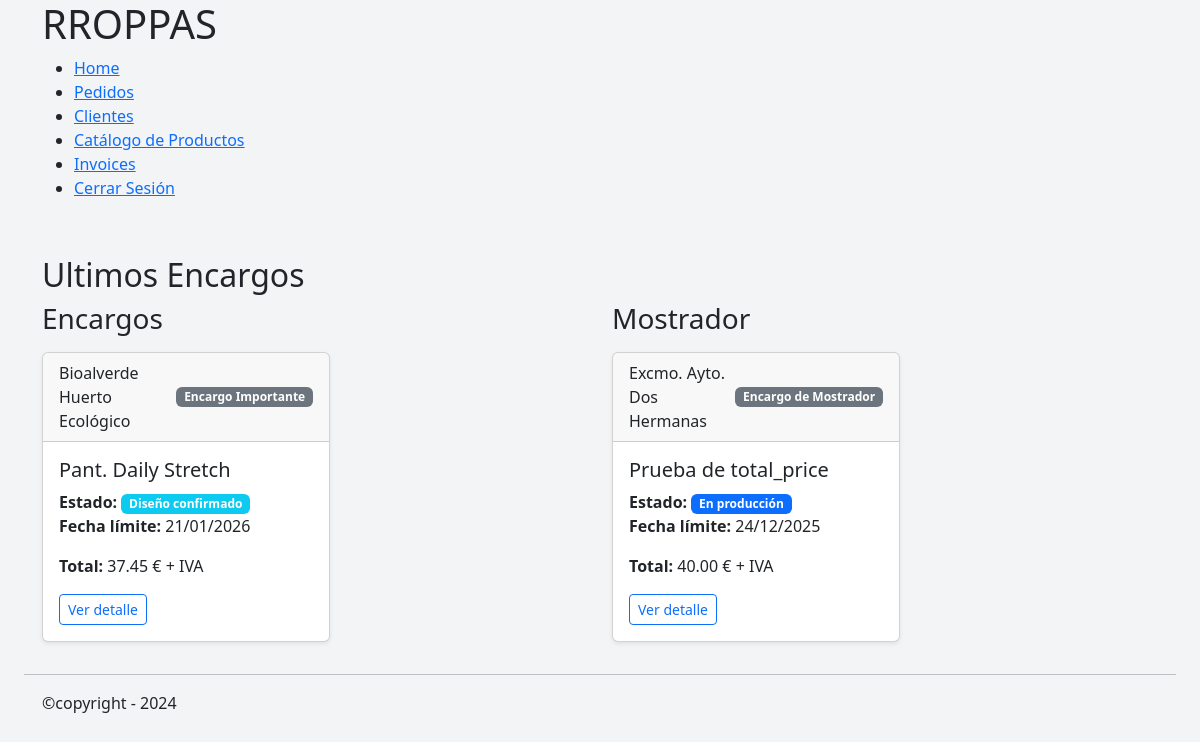
/home/ (signed in), run on an earlier commit of the app's database.
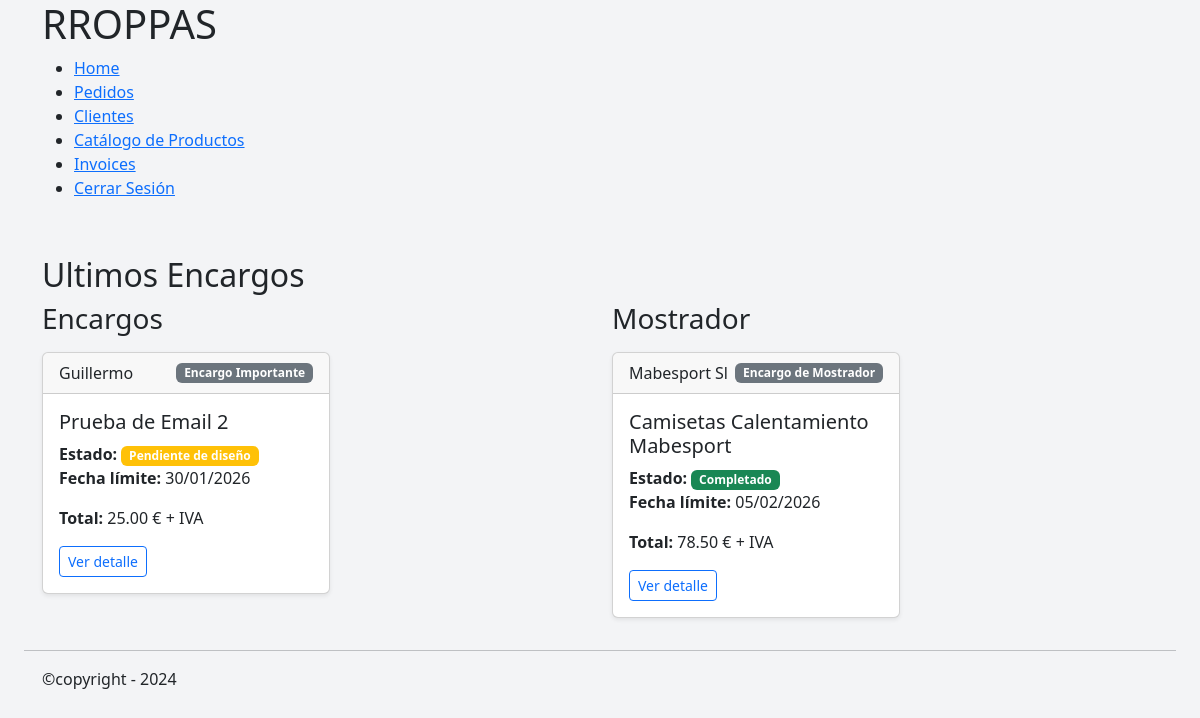
And on a later commit of the database.
### orders/models.py (models this page shows, shortened)
class Order(models.Model):
    class OrderStatus(models.TextChoices):
        RECEIVED = "RECEIVED", "Recibido"
        PENDING_DESIGN = "PENDING_DESIGN", "Pendiente de diseño"
        DESIGN_READY = "DESIGN_READY", "Diseño confirmado"
        IN_PRODUCTION = "IN_PRODUCTION", "En producción"
        COMPLETED = "COMPLETED", "Completado"
        DELIVERED = "DELIVERED", "Entregado"
        CANCELLED = "CANCELLED", "Cancelado"
    class OrderType(models.TextChoices):
        LARGE = 'LARGE', 'Encargo Importante'
        SMALL = 'SMALL', 'Encargo de Mostrador'
    client = models.ForeignKey(
        Client,
        on_delete=models.PROTECT,
        related_name='orders',
    )
    title = models.CharField(
        max_length=50,
        help_text='Descripcion corta del Pedido',
        verbose_name='Nombre',
    )
    status = models.CharField(
        verbose_name='Estado',
        choices=OrderStatus,
        default=OrderStatus.PENDING_DESIGN,
    )
    order_type =models.CharField(
        verbose_name='Tipo de pedido',
        choices=OrderType,
    )
    notes = models.TextField(blank=True, null=True)
    delivery_date = models.DateField(blank=True, null=True)
    created_at = models.DateTimeField(auto_now_add=True)
    updated_at = models.DateTimeField(auto_now=True)
    def total_price(self):
        return sum(
            item.unit_price * item.quantity
            for item in self.items.all()
        )
    def status_color(self):
        return {
            self.OrderStatus.RECEIVED: 'secondary',
            self.OrderStatus.PENDING_DESIGN: 'warning',
            self.OrderStatus.DESIGN_READY: 'info',
            self.OrderStatus.IN_PRODUCTION: 'primary',
            self.OrderStatus.COMPLETED: 'success',
            self.OrderStatus.DELIVERED: 'dark',
            self.OrderStatus.CANCELLED: 'danger',
        }.get(self.status, 'secondary')

class OrderItem(models.Model):
    order = models.ForeignKey(
        Order,
        on_delete=models.CASCADE,
        related_name='items',
    )
    product = models.ForeignKey(
        Product,
        on_delete=models.PROTECT,
    )
    variant = models.ForeignKey(
        ProductVariant,
        on_delete=models.PROTECT,
    )
    quantity = models.PositiveIntegerField(
        default=1,
    )
    unit_price = models.DecimalField(
        max_digits=10,
        decimal_places=2,
        help_text="Precio unitario sin IVA",
        verbose_name='Precio presupuestado',
    )
    notes = models.CharField(
        max_length=255,
        blank=True,
    )

### clients/models.py (models this page shows, shortened)
class Client(models.Model):
    TIPOS_CLIENTE = [
        ("club deportivo", "Club deportivo"),
        ("colegio", "Colegio"),
        ("ayuntamiento", "Ayuntamiento"),
        ("universidad", "Universidad"),
        ("empresa", "Empresa"),
        ("particular", "Particular"),
    ]
    name = models.CharField(
        verbose_name='Nombre',
        max_length=255,
    )
    tipo = models.CharField(
        verbose_name='Tipo de Cliente',
        choices=TIPOS_CLIENTE
    )
    cif_nif = models.CharField(
        verbose_name='CIF/NIF',
        max_length=20,
        blank=True,
        null=True,
    )
    t_number = models.CharField(
        verbose_name='Nº teléfono',
        max_length=30,
        null=True,
        blank=True
    )
    email= models.EmailField(
        blank=True,
    )
    direccion=models.TextField(
        verbose_name='Direccion',
        max_length=100,
        blank=True,
        null=True,
    )
    other=models.TextField(
        verbose_name='Otra información',
        blank=True,
        null=True,
    )
    created_at=models.DateTimeField(
        verbose_name='Fecha de Creación',
        default=timezone.now,
        )

### mini_erp/views.py (the view, shortened to what this page needs)
# urls.py: path('home/', home_view.as_view(), name='home'),
class home_view(TemplateView):
    template_name = 'general/home.html'
    def get_context_data(self, **kwargs):
        context = super().get_context_data(**kwargs)
        search = self.request.GET.get('q')
        order_by_delivery = self.request.GET.get('order') == 'delivery'
        important_orders = Order.objects.filter(order_type='LARGE')
        counter_orders = Order.objects.filter(order_type='SMALL')
        if order_by_delivery:
            important_orders = important_orders.order_by(
                'delivery_date'
            )
            counter_orders = counter_orders.order_by(
                'delivery_date'
            )
        else:
            important_orders = important_orders.order_by(
                '-created_at'
            )
            counter_orders = counter_orders.order_by(
                '-created_at'
            )
        context['important_orders'] = important_orders
        context['counter_orders'] = counter_orders
        return context

### mini_erp/templates/general/home.html (shortened to what this page needs)
{% extends "general/layout.html" %}
{% block contenido %}
   {% if request.user.is_authenticated %}
      <div class="container">
         <section>
               <div class="row">
                  <h2>Ultimos Encargos</h2>
                  <div class="col-md-6">
                     <h3 class="mb-3">Encargos</h3>
                     {% for order in important_orders|slice:":1" %}
                        {% include "_includes/_orders/_order_card.html" %}
                     {% endfor %}
                  </div>
                  <div class="col-md-6">
                     <h3 class="mb-3">Mostrador</h3>
                     {% for order in counter_orders|slice:":1" %}
                        {% include "_includes/_orders/_order_card.html" %}
                     {% endfor %}
                  </div>
               </div>
         </section>
      </div
   {% endif %}
{% endblock %}

### mini_erp/templates/_includes/_orders/_order_card.html
<div class="card mb-3 shadow-sm" style="width: 18rem;">
    <div class="card-header d-flex justify-content-between align-items-center">
        <span>{{ order.client.name }}</span>
        <span class="badge
            {% if order.order_type == 'BIG' %} bg-primary
            {% else %} bg-secondary
            {% endif %}">
            {{ order.get_order_type_display }}
        </span>
    </div>
    <div class="card-body">
        <h5 class="card-title">{{ order.title }}</h5>
        <p class="card-text">
            <strong>Estado:</strong>
            <span class="badge bg-{{ order.status_color }}">
                {{ order.get_status_display }}
            </span>
            <br>
            <strong>Fecha límite:</strong>
            {% if order.delivery_date %}{{ order.delivery_date|date:"d/m/Y" }}{% else %}Sin definir{% endif %}
        </p>
        <p class="card-text"><strong>Total:</strong> {{ order.total_price }} € + IVA</p>
        <a href="{% url 'orders:order_detail' order.pk %}" class="btn btn-sm btn-outline-primary">
            Ver detalle
        </a>
    </div>
</div>

What changed in the data, as far as the page shows it:
no longer on this page (row unchanged): Order: client.name "Bioalverde Huerto Ecológico", order_type "Encargo Importante", title "Pant. Daily Stretch", status "Diseño confirmado", delivery_date "21/01/2026", total_price "37.45", shown under "Encargos"
no longer on this page (row edited): Order: client.name "Excmo. Ayto. Dos Hermanas", order_type "Encargo de Mostrador", title "Prueba de total_price", status "En producción", delivery_date "24/12/2025", total_price "40.00", shown under "Mostrador"
added Order: client.name "Guillermo", order_type "Encargo Importante", title "Prueba de Email 2", status "Pendiente de diseño", delivery_date "30/01/2026", total_price "25.00", shown under "Encargos"
added Order: client.name "Mabesport Sl", order_type "Encargo de Mostrador", title "Camisetas Calentamiento Mabesport", status "Completado", delivery_date "05/02/2026", total_price "78.50", shown under "Mostrador"
